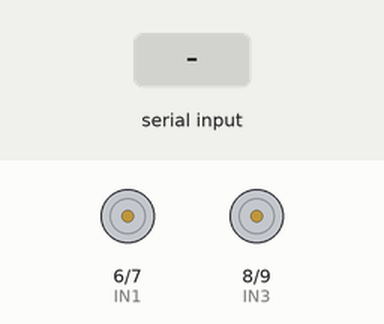
The sketch below on a simulated Arduino Uno, built with avr-gcc and run on an emulated ATmega328P. Parts: motor-driver pin pairs drawn as motors (green arrow = first pin HIGH = forward, orange = second pin HIGH = backward, longer = more drive, scaled by the enable pin). The inputs (shaded band) are chosen by the test bench. What the sketch prints to the serial monitor is not drawn.

Above: at 1.2 s.
1.3 s: "maju\n" received over Serial
At 2.5 s:
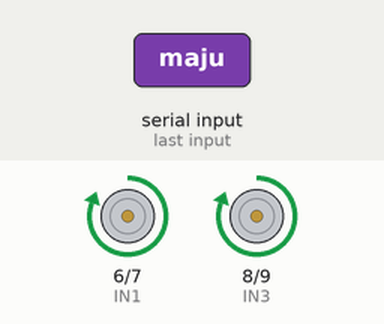
2.8 s: "mundur\n" received over Serial
At 3.9 s:
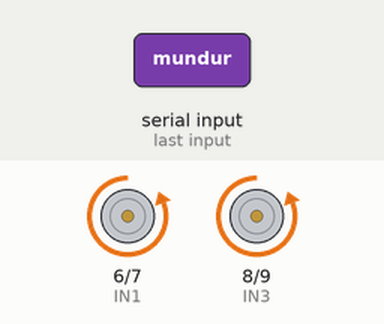
4.3 s: "kiri\n" received over Serial
At 5.0 s:
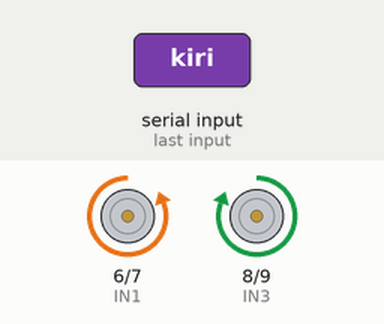
5.8 s: "kanan\n" received over Serial
At 6.2 s:
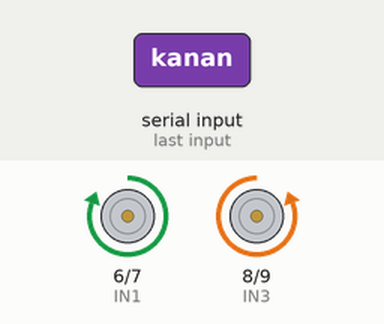
7.3 s: "stop\n" received over Serial
At 8.5 s:
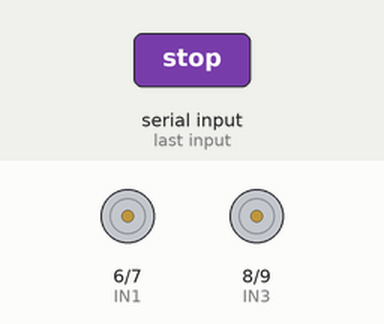
Timing chart, 0 to 9.8 s (numbered marks = the images above; inputs shaded):
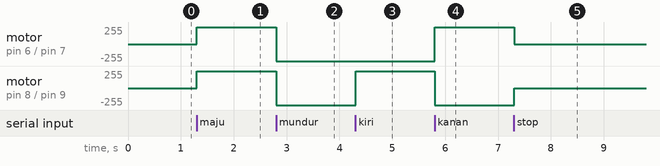

The sketch:

motorandre.ino
```cpp
// Konfigurasi pin
const int ENA = 5;
const int IN1 = 6;
const int IN2 = 7;
const int IN3 = 8;
const int IN4 = 9;
const int ENB = 10;

// Nilai PWM statis (0 - 255)
int pwmSpeed = 255;

void setup() {
  // Inisialisasi pin
  pinMode(ENA, OUTPUT);
  pinMode(IN1, OUTPUT);
  pinMode(IN2, OUTPUT);
  pinMode(IN3, OUTPUT);
  pinMode(IN4, OUTPUT);
  pinMode(ENB, OUTPUT);

  // Inisialisasi Serial
  Serial.begin(9600);
  Serial.println("Siap menerima perintah (maju/mundur/kiri/kanan/stop)");
}

void loop() {
  if (Serial.available()) {
    String command = Serial.readStringUntil('\n');
    command.trim(); // hapus spasi atau newline

    if (command == "maju") {
      maju();
    } else if (command == "mundur") {
      mundur();
    } else if (command == "kiri") {
      belokKiri();
    } else if (command == "kanan") {
      belokKanan();
    } else if (command == "stop") {
      berhenti();
    }
  }
}

void maju() {
  analogWrite(ENA, pwmSpeed);
  analogWrite(ENB, pwmSpeed);
  digitalWrite(IN1, HIGH);
  digitalWrite(IN2, LOW);
  digitalWrite(IN3, HIGH);
  digitalWrite(IN4, LOW);
}

void mundur() {
  analogWrite(ENA, pwmSpeed);
  analogWrite(ENB, pwmSpeed);
  digitalWrite(IN1, LOW);
  digitalWrite(IN2, HIGH);
  digitalWrite(IN3, LOW);
  digitalWrite(IN4, HIGH);
}

void belokKiri() {
  analogWrite(ENA, pwmSpeed);
  analogWrite(ENB, pwmSpeed);
  digitalWrite(IN1, LOW);
  digitalWrite(IN2, HIGH); // motor kiri mundur
  digitalWrite(IN3, HIGH);
  digitalWrite(IN4, LOW);  // motor kanan maju
}

void belokKanan() {
  analogWrite(ENA, pwmSpeed);
  analogWrite(ENB, pwmSpeed);
  digitalWrite(IN1, HIGH);
  digitalWrite(IN2, LOW);  // motor kiri maju
  digitalWrite(IN3, LOW);
  digitalWrite(IN4, HIGH); // motor kanan mundur
}

void berhenti() {
  analogWrite(ENA, 0);
  analogWrite(ENB, 0);
  digitalWrite(IN1, LOW);
  digitalWrite(IN2, LOW);
  digitalWrite(IN3, LOW);
  digitalWrite(IN4, LOW);
}
```

Measured:
- after the input at 1.3 s, motor on pin 6 (IN1) / pin 7 (IN2), motor on pin 8 (IN3) / pin 9 (IN4): stopped → forward 255/255 at once
- after the input at 2.8 s, motor on pin 6 (IN1) / pin 7 (IN2), motor on pin 8 (IN3) / pin 9 (IN4): forward 255/255 → backward 255/255 at once
- after the input at 4.3 s, motor on pin 8 (IN3) / pin 9 (IN4): backward 255/255 → forward 255/255 at once
- after the input at 5.8 s, motor on pin 6 (IN1) / pin 7 (IN2): backward 255/255 → forward 255/255 at once; motor on pin 8 (IN3) / pin 9 (IN4): forward 255/255 → backward 255/255 at once
- after the input at 7.3 s, motor on pin 6 (IN1) / pin 7 (IN2): forward 255/255 → stopped at once; motor on pin 8 (IN3) / pin 9 (IN4): backward 255/255 → stopped at once
